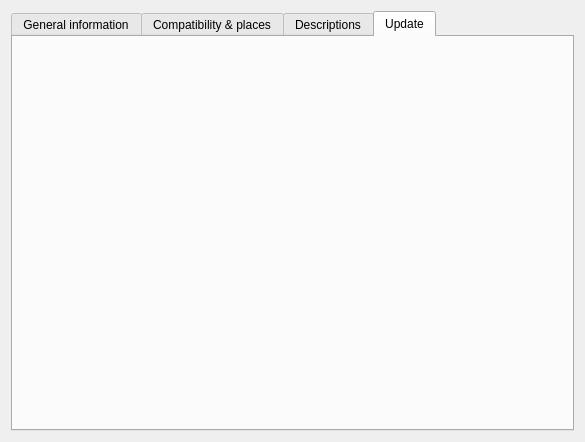
<?xml version="1.0" encoding="UTF-8"?>
<ui version="4.0">
 <class>Utils::Internal::GenericDescriptionEditor</class>
 <widget class="QWidget" name="Utils::Internal::GenericDescriptionEditor">
  <property name="geometry">
   <rect>
    <x>0</x>
    <y>0</y>
    <width>585</width>
    <height>442</height>
   </rect>
  </property>
  <property name="windowTitle">
   <string>Form</string>
  </property>
  <layout class="QGridLayout" name="gridLayout_5">
   <item row="0" column="0">
    <widget class="QTabWidget" name="tabWidget">
     <property name="currentIndex">
      <number>3</number>
     </property>
     <widget class="QWidget" name="tab">
      <attribute name="title">
       <string>General information</string>
      </attribute>
      <layout class="QGridLayout" name="gridLayout">
       <item row="0" column="0">
        <widget class="QLabel" name="label_2">
         <property name="text">
          <string>UUID</string>
         </property>
        </widget>
       </item>
       <item row="0" column="1">
        <widget class="QLineEdit" name="uuid"/>
       </item>
       <item row="1" column="0">
        <widget class="QLabel" name="label_3">
         <property name="text">
          <string>Current version</string>
         </property>
        </widget>
       </item>
       <item row="1" column="1">
        <widget class="QLineEdit" name="currentVersion"/>
       </item>
       <item row="2" column="0">
        <widget class="QLabel" name="label_4">
         <property name="text">
          <string>Authors</string>
         </property>
        </widget>
       </item>
       <item row="2" column="1">
        <widget class="QLineEdit" name="authors"/>
       </item>
       <item row="3" column="0">
        <widget class="QLabel" name="label_5">
         <property name="text">
          <string>Countries limitation</string>
         </property>
        </widget>
       </item>
       <item row="3" column="1">
        <widget class="QLineEdit" name="countries"/>
       </item>
       <item row="4" column="0">
        <widget class="QLabel" name="label_8">
         <property name="text">
          <string>Vendor</string>
         </property>
        </widget>
       </item>
       <item row="4" column="1">
        <widget class="QLineEdit" name="vendor"/>
       </item>
       <item row="5" column="0">
        <widget class="QLabel" name="label_12">
         <property name="text">
          <string>Creation date</string>
         </property>
        </widget>
       </item>
       <item row="5" column="1">
        <widget class="QDateEdit" name="creationDate">
         <property name="displayFormat">
          <string>dd/MM/yyyy</string>
         </property>
         <property name="calendarPopup">
          <bool>true</bool>
         </property>
        </widget>
       </item>
       <item row="6" column="0">
        <widget class="QLabel" name="label_13">
         <property name="text">
          <string>Icon</string>
         </property>
        </widget>
       </item>
       <item row="6" column="1">
        <widget class="QLineEdit" name="icon"/>
       </item>
       <item row="7" column="1">
        <spacer name="verticalSpacer">
         <property name="orientation">
          <enum>Qt::Vertical</enum>
         </property>
         <property name="sizeHint" stdset="0">
          <size>
           <width>20</width>
           <height>40</height>
          </size>
         </property>
        </spacer>
       </item>
      </layout>
     </widget>
     <widget class="QWidget" name="tab_2">
      <attribute name="title">
       <string>Compatibility &amp;&amp; places</string>
      </attribute>
      <layout class="QGridLayout" name="gridLayout_2">
       <item row="0" column="0">
        <widget class="QLabel" name="label_6">
         <property name="text">
          <string>URL</string>
         </property>
        </widget>
       </item>
       <item row="0" column="1">
        <widget class="QLineEdit" name="url"/>
       </item>
       <item row="1" column="0">
        <widget class="QLabel" name="label_7">
         <property name="text">
          <string>AbsoluteFileName</string>
         </property>
        </widget>
       </item>
       <item row="1" column="1">
        <widget class="QLineEdit" name="absFileName"/>
       </item>
       <item row="2" column="0" colspan="2">
        <widget class="QGroupBox" name="groupBox">
         <property name="title">
          <string>Comptatibility</string>
         </property>
         <layout class="QGridLayout" name="gridLayout_3">
          <item row="0" column="0">
           <widget class="QLabel" name="label_9">
            <property name="text">
             <string>FreeMedForms</string>
            </property>
           </widget>
          </item>
          <item row="0" column="1">
           <widget class="QLineEdit" name="fmfCompat"/>
          </item>
          <item row="1" column="0">
           <widget class="QLabel" name="label_10">
            <property name="text">
             <string>FreeDiams</string>
            </property>
           </widget>
          </item>
          <item row="1" column="1">
           <widget class="QLineEdit" name="fdCompat"/>
          </item>
          <item row="2" column="0">
           <widget class="QLabel" name="label_11">
            <property name="text">
             <string>FreeAccount</string>
            </property>
           </widget>
          </item>
          <item row="2" column="1">
           <widget class="QLineEdit" name="faCompat"/>
          </item>
         </layout>
        </widget>
       </item>
       <item row="3" column="0">
        <spacer name="verticalSpacer_2">
         <property name="orientation">
          <enum>Qt::Vertical</enum>
         </property>
         <property name="sizeHint" stdset="0">
          <size>
           <width>20</width>
           <height>40</height>
          </size>
         </property>
        </spacer>
       </item>
      </layout>
     </widget>
     <widget class="QWidget" name="tab_3">
      <attribute name="title">
       <string>Descriptions</string>
      </attribute>
      <layout class="QGridLayout" name="gridLayout_4">
       <item row="0" column="0">
        <widget class="QLabel" name="label_14">
         <property name="text">
          <string>Category</string>
         </property>
        </widget>
       </item>
       <item row="0" column="1">
        <widget class="QLineEdit" name="category"/>
       </item>
       <item row="0" column="2">
        <widget class="QComboBox" name="langSelector">
         <property name="minimumSize">
          <size>
           <width>0</width>
           <height>0</height>
          </size>
         </property>
         <property name="maximumSize">
          <size>
           <width>16777215</width>
           <height>16777215</height>
          </size>
         </property>
        </widget>
       </item>
       <item row="1" column="0">
        <widget class="QLabel" name="label_15">
         <property name="text">
          <string>Tooltip</string>
         </property>
        </widget>
       </item>
       <item row="1" column="1">
        <widget class="QLineEdit" name="tooltip"/>
       </item>
       <item row="2" column="0">
        <widget class="QLabel" name="label_16">
         <property name="text">
          <string>Specialties</string>
         </property>
        </widget>
       </item>
       <item row="2" column="1">
        <widget class="QLineEdit" name="spe"/>
       </item>
       <item row="3" column="0">
        <widget class="QLabel" name="label_17">
         <property name="text">
          <string>Short description</string>
         </property>
        </widget>
       </item>
       <item row="3" column="1" colspan="2">
        <widget class="QPlainTextEdit" name="shortDescr"/>
       </item>
       <item row="4" column="0">
        <widget class="QLabel" name="label_18">
         <property name="text">
          <string>Long description</string>
         </property>
        </widget>
       </item>
       <item row="4" column="1" colspan="2">
        <widget class="QTextEdit" name="htmlDescr"/>
       </item>
       <item row="5" column="0">
        <widget class="QLabel" name="label">
         <property name="text">
          <string>License terms</string>
         </property>
        </widget>
       </item>
       <item row="5" column="1" colspan="2">
        <widget class="QTextEdit" name="license"/>
       </item>
      </layout>
     </widget>
     <widget class="QWidget" name="updateTab">
      <attribute name="title">
       <string>Update</string>
      </attribute>
     </widget>
    </widget>
   </item>
  </layout>
 </widget>
 <resources/>
 <connections/>
</ui>
